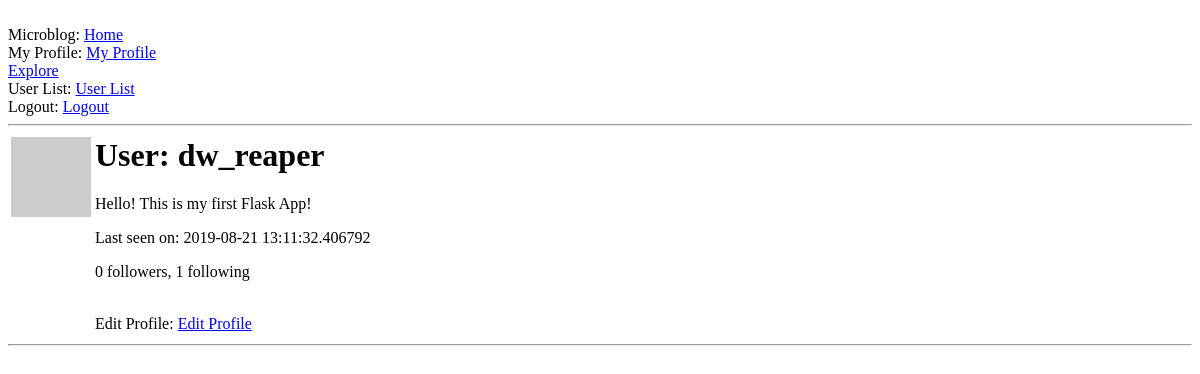
The app's page /user/dw_reaper (signed in), older data.
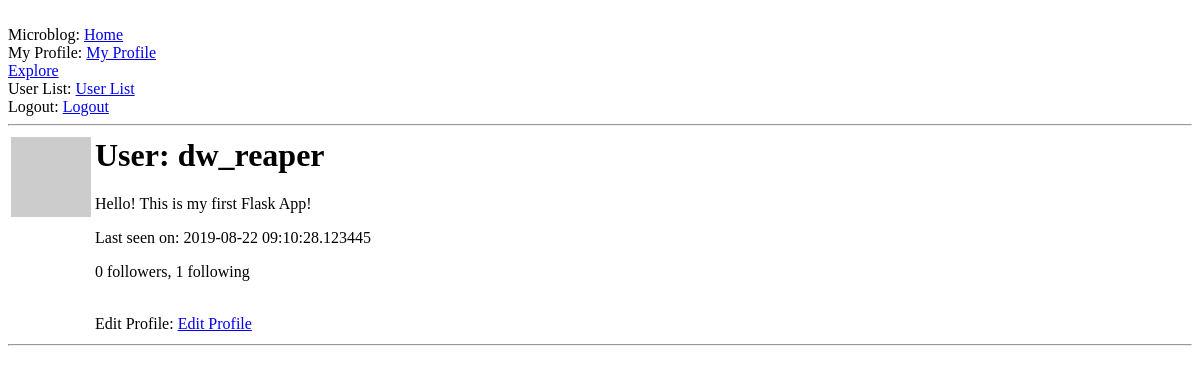
The same page, newer data.
### app/models.py (models this page shows, shortened)
class User(UserMixin, db.Model):
    id = db.Column(db.Integer, primary_key=True)
    username = db.Column(db.String(64), index=True, unique=True)
    email = db.Column(db.String(120), index=True, unique=True)
    password_hash = db.Column(db.String(128))
    posts = db.relationship('Post', backref='author', lazy='dynamic')
    about_me = db.Column(db.String(140))
    last_seen = db.Column(db.DateTime, default=datetime.utcnow)
    followed = db.relationship(
        'User', secondary=followers,
        primaryjoin=(followers.c.follower_id == id),
        secondaryjoin=(followers.c.followed_id == id),
        backref=db.backref('followers', lazy='dynamic'), lazy='dynamic'
    )
    def avatar(self, size):
        digest = md5(self.email.lower().encode('utf-8')).hexdigest()
        return 'https://www.gravatar.com/avatar/{}?d=identicon&s={}'.format(digest, size)
    def own_posts(self):
        own = Post.query.filter_by(user_id=self.id)
        return own.order_by(Post.timestamp.desc())

### app/routes.py (the view)
@flask_app.route('/user/<username>')
@login_required
def user(username):
    user = User.query.filter_by(username=username).first_or_404()
    posts = user.own_posts().all()
    return render_template('user.html', user=user, posts=posts, avatar_size=Config.AVATAR_SIZE)

### app/models.py (called while the page is built)
@login.user_loader
def load_user(id):
    return User.query.get(int(id))

### app/routes.py (called while the page is built)
@flask_app.before_request
def before_request():
    if current_user.is_authenticated:
        current_user.last_seen = datetime.utcnow()
        db.session.commit()

### app/templates/user.html (shortened to what this page needs)
{% extends "base.html" %}
{% block content %}
    <table>
        <tr valign="top">
            <td><img src="{{ user.avatar(avatar_size) }}"></td>
            <td>
                <h1>User: {{ user.username }}</h1>
                {% if user.about_me %}<p>{{ user.about_me }}</p>{% endif %}
                {% if user.last_seen %}<p>Last seen on: {{ user.last_seen }}</p>{% endif %}
                <p>{{ user.followers.count() }} followers, {{ user.followed.count() }} following</p>
                {% if user == current_user %}</br>Edit Profile: <a href="{{ url_for('edit_profile') }}">Edit Profile</a>
                {% elif not current_user.is_following(user) %}
                    <p><a href="{{ url_for('follow', username=user.username) }}">Follow</a></p>
                {% elif current_user.is_following(user) %}
                <p><a href="{{ url_for('unfollow', username=user.username) }}">Unfollow</a></p>
                {% endif %}
            </td>
        </tr>
    </table>
    <hr>
{% endblock %}

### app/templates/base.html (shortened to what this page needs)
<html>
    <head>
    </head>
    <body>
        <br>
            Microblog: <a href="{{ url_for('index') }}">Home</a>
        {% if current_user.is_anonymous %}
            </br>Login: <a href="{{ url_for('login') }}">Login</a>
            </br>Register: <a href="{{ url_for('register') }}">Register</a>
        {% else %}
            </br>My Profile: <a href="{{ url_for('user', username=current_user.username) }}">My Profile</a>
            </br><a href="{{ url_for('explore') }}">Explore</a>
            </br>User List: <a href="{{ url_for('user_list') }}">User List</a>
            </br>Logout: <a href="{{ url_for('logout') }}">Logout</a>
        {% endif %}
        <hr>
        {% block content %}{% endblock %}
    </body>
</html>

Row changes from the older to the newer data that the page shows:
changed User "dw_reaper": last_seen "2019-08-21 13:11:32.406792" → "2019-08-22 09:10:28.123445"
